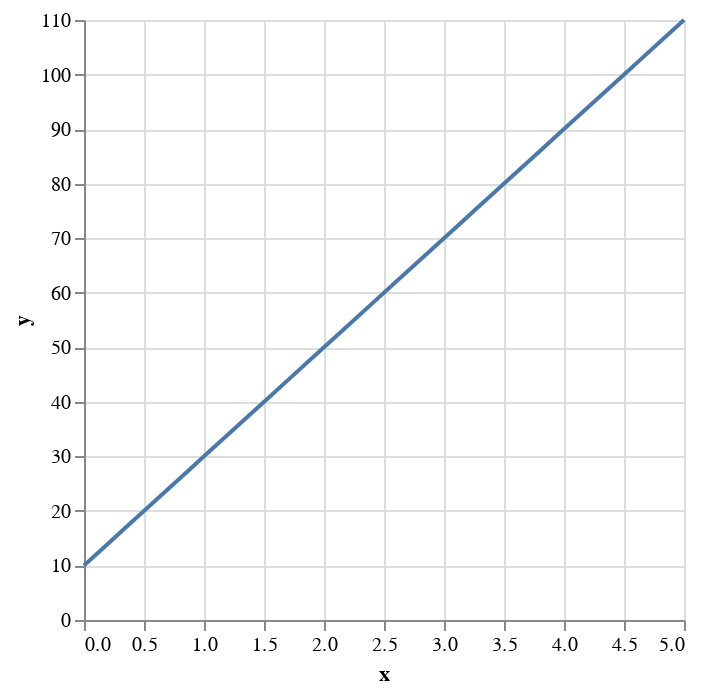

The notebook cell saved with this chart:
### Code cell
import altair as alt

# 1. 데이터 생성
values = [{"x": x, "y": fixed_f(x)} for x in np.linspace(0.0, 5.0, 30)]

# 2. Altair 차트 생성
chart = alt.Chart(alt.Data(values=values)).mark_line().encode(
    x="x:Q",
    y="y:Q"
)

chart

### Figure 1 — Vega-Lite specification as saved in the notebook (floating-point values rounded to 4 significant figures)
{"config": {"view": {"continuousWidth": 300, "continuousHeight": 300}}, "data": {"values": [{"x": 0.0, "y": 10.0}, {"x": 0.1724, "y": 13.45}, {"x": 0.3448, "y": 16.9}, {"x": 0.5172, "y": 20.34}, {"x": 0.6897, "y": 23.79}, {"x": 0.8621, "y": 27.24}, {"x": 1.034, "y": 30.69}, {"x": 1.207, "y": 34.14}, {"x": 1.379, "y": 37.59}, {"x": 1.552, "y": 41.03}, {"x": 1.724, "y": 44.48}, {"x": 1.897, "y": 47.93}, {"x": 2.069, "y": 51.38}, {"x": 2.241, "y": 54.83}, {"x": 2.414, "y": 58.28}, {"x": 2.586, "y": 61.72}, {"x": 2.759, "y": 65.17}, {"x": 2.931, "y": 68.62}, {"x": 3.103, "y": 72.07}, {"x": 3.276, "y": 75.52}, {"x": 3.448, "y": 78.97}, {"x": 3.621, "y": 82.41}, {"x": 3.793, "y": 85.86}, {"x": 3.966, "y": 89.31}, {"x": 4.138, "y": 92.76}, {"x": 4.31, "y": 96.21}, {"x": 4.483, "y": 99.66}, {"x": 4.655, "y": 103.1}, {"x": 4.828, "y": 106.6}, {"x": 5.0, "y": 110.0}]}, "mark": {"type": "line"}, "encoding": {"x": {"field": "x", "type": "quantitative"}, "y": {"field": "y", "type": "quantitative"}}, "$schema": "https://vega.github.io/schema/vega-lite/v5.20.1.json"}
